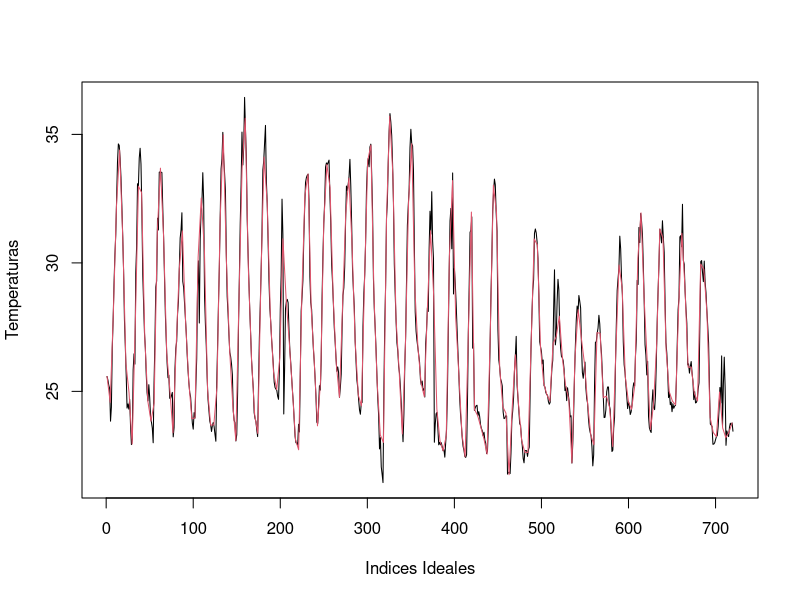

This chart was generated by the following R code: (Note: this script raises an error after producing the figure.)
library(pracma)

#Lectura de los datos 
temperaturas1 = read.csv(file = "Itatira.csv",header = TRUE,sep = ";")

temperaturas2 = read.csv(file = "Santa Quiteira.csv",header = TRUE, sep = ";")

#Planeacion de datos Originales
x = seq(from = 1, to = 720, by = 1)
y = temperaturas1$Temp

diasIdeales = temperaturas1$Dia

horasIdeales = temperaturas1$Hora

indicesIdeales = x

#Eliminacion del 20% de los datos
ones = rep(1, 720)
eliminate = sample.int(720,720*0.2)
for (e in eliminate) {
  ones[e] = 0
}


newX = c()
newY = c()
i = 1
j = 1

#Validacion de datos adecuados
for (o in ones)
{
  if(o == 1)
  {
    newX[i] = x[j]
    newY[i] = y[j]
    i = i + 1
  }
  j = j +1
}


#Graficar 
plot(x,y,type='l', ylab = "Temperaturas", xlab = "Indices Ideales")

lines(spline(newX,newY,n=200),col=2)

interpolado = splinefun(newX,newY)

arregloInterpolados = c()
k = k+1

error = c()

for(var in x)
{
  errorY = interpolado(var)
  error = c(error, abs((y[k] - errorY)/y[k]))
}

print(error)

arregloDeCalculos = c()

for (i in 1:length(temperaturas2$Dia)) 
{
  
  auxDia = temperaturas2$Dia[i]
  auxHora = temperaturas2$Hora[i]
  
  for(j in 1:720)
  {
    
    if((diasIdeales[j] == auxDia) && (horasIdeales[j] == auxHora))
    {
      arregloDeCalculos = c(arregloDeCalculos,indicesIdeales[j])
    }
  }
}

nuevosY = c()

errorNuevaEstacion = c()

z = 1
for (variable in arregloDeCalculos) 
{
  nuevosY = c(nuevosY, interpolado(variable))
  errorNuevaEstacion = c(errorNuevaEstacion, abs((temperaturas2$Temp[z] - nuevosY[z])/temperaturas2$Temp[z]))
  z = z + 1
}

plot(arregloDeCalculos,temperaturas2$Temp, ylab = "Temperaturas", xlab = "Indices Calculados", type = 'l')

lines(arregloDeCalculos, nuevosY, col = 3)

print(errorNuevaEstacion)

maximo = 0

media = 0

for (error in errorNuevaEstacion) {
  
  if(error > maximo)
    maximo = error
  
  media = media + error
  
}

qqnorm(errorNuevaEstacion)
qqline(errorNuevaEstacion)
print(media/length(errorNuevaEstacion))
print(maximo)

